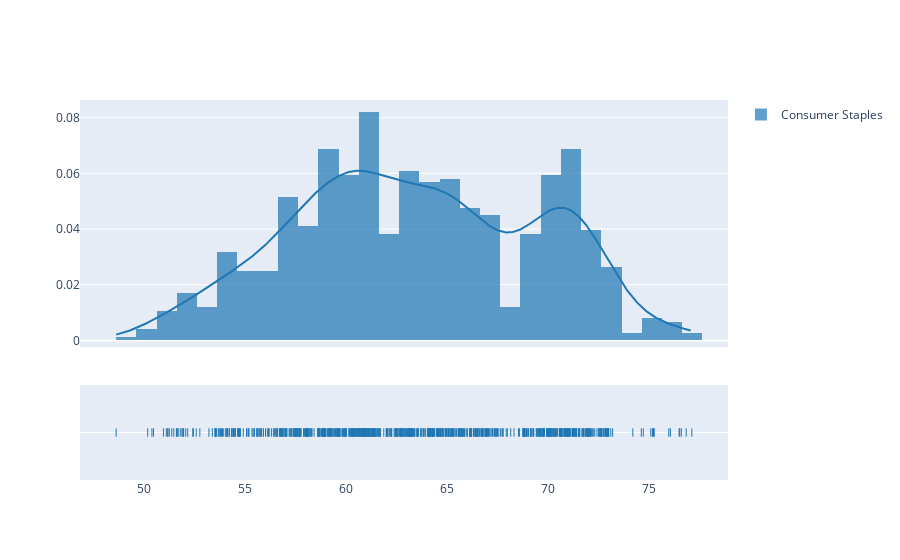

Here is the notebook cell this chart was saved with:
### Code cell
df_consumer_staples_close = consumer_staples_sector_pd[['consumer_staples_sector']]
consumer_staples_list = np.array(consumer_staples_sector_pd['consumer_staples_sector'], dtype=float)
hist_data = [consumer_staples_list]
group_labels=['Consumer Staples']
consumer_staples_dist = ff.create_distplot(hist_data, group_labels)
consumer_staples_dist.show()

### Figure 1 — Plotly figure (JSON) as saved in the notebook; plotly's stock layout.template omitted (floating-point values rounded to 4 significant figures; data arrays with more than 128 entries replaced by an {"elided": "..."} marker saying what was removed)
{"data": [{"autobinx": false, "histnorm": "probability density", "legendgroup": "Consumer Staples", "marker": {"color": "rgb(31, 119, 180)"}, "name": "Consumer Staples", "opacity": 0.7, "type": "histogram", "x": {"elided": "757 float values"}, "xaxis": "x", "xbins": {"end": 77.11, "size": 1, "start": 48.63}, "yaxis": "y"}, {"legendgroup": "Consumer Staples", "marker": {"color": "rgb(31, 119, 180)"}, "mode": "lines", "name": "Consumer Staples", "showlegend": false, "type": "scatter", "x": {"elided": "500 float values"}, "xaxis": "x", "y": {"elided": "500 float values"}, "yaxis": "y"}, {"legendgroup": "Consumer Staples", "marker": {"color": "rgb(31, 119, 180)", "symbol": "line-ns-open"}, "mode": "markers", "name": "Consumer Staples", "showlegend": false, "type": "scatter", "x": {"elided": "757 float values"}, "xaxis": "x", "y": {"elided": "757 str values"}, "yaxis": "y2"}], "layout": {"barmode": "overlay", "hovermode": "closest", "legend": {"traceorder": "reversed"}, "xaxis": {"anchor": "y2", "domain": [0, 1], "zeroline": false}, "yaxis": {"anchor": "free", "domain": [0.35, 1], "position": 0}, "yaxis2": {"anchor": "x", "domain": [0, 0.25], "dtick": 1, "showticklabels": false}}}
